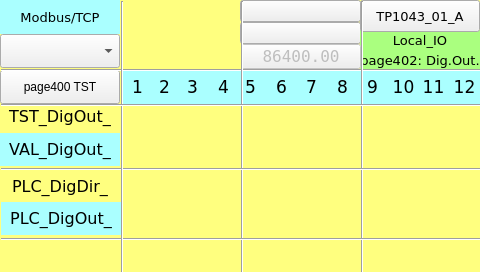
<?xml version="1.0" encoding="UTF-8"?>
<ui version="4.0">
 <class>page402</class>
 <widget class="QWidget" name="page402">
  <property name="geometry">
   <rect>
    <x>0</x>
    <y>0</y>
    <width>480</width>
    <height>272</height>
   </rect>
  </property>
  <property name="minimumSize">
   <size>
    <width>480</width>
    <height>272</height>
   </size>
  </property>
  <property name="maximumSize">
   <size>
    <width>480</width>
    <height>272</height>
   </size>
  </property>
  <property name="windowTitle">
   <string>page402</string>
  </property>
  <property name="styleSheet">
   <string notr="true">QWidget#page402
{background-color: rgb(255, 255, 127);
}
</string>
  </property>
  <widget class="QLabel" name="label_Qt_Project_3">
   <property name="geometry">
    <rect>
     <x>360</x>
     <y>50</y>
     <width>120</width>
     <height>20</height>
    </rect>
   </property>
   <property name="font">
    <font>
     <family>DejaVu Sans</family>
     <pointsize>10</pointsize>
    </font>
   </property>
   <property name="styleSheet">
    <string notr="true">background-color: rgb(170, 255, 127);</string>
   </property>
   <property name="text">
    <string>page402: Dig.Out.</string>
   </property>
   <property name="alignment">
    <set>Qt::AlignCenter</set>
   </property>
  </widget>
  <widget class="QLabel" name="label_PLC_DigOut_9">
   <property name="geometry">
    <rect>
     <x>357</x>
     <y>70</y>
     <width>31</width>
     <height>34</height>
    </rect>
   </property>
   <property name="font">
    <font>
     <family>DejaVu Sans</family>
     <pointsize>13</pointsize>
    </font>
   </property>
   <property name="styleSheet">
    <string notr="true">background-color: rgb(170, 255, 255);</string>
   </property>
   <property name="text">
    <string>9</string>
   </property>
   <property name="alignment">
    <set>Qt::AlignCenter</set>
   </property>
  </widget>
  <widget class="ATCMtime" name="atcmTime">
   <property name="geometry">
    <rect>
     <x>240</x>
     <y>22</y>
     <width>121</width>
     <height>22</height>
    </rect>
   </property>
   <property name="font">
    <font>
     <family>DejaVu Sans Mono</family>
    </font>
   </property>
   <property name="toolTip">
    <string>ATCM QTime</string>
   </property>
   <property name="whatsThis">
    <string>ATCMtime widget</string>
   </property>
   <property name="bgColor">
    <color>
     <red>170</red>
     <green>255</green>
     <blue>127</blue>
    </color>
   </property>
   <property name="borderWidth">
    <number>0</number>
   </property>
   <property name="borderRadius">
    <number>0</number>
   </property>
  </widget>
  <widget class="Line" name="line_hr_3">
   <property name="geometry">
    <rect>
     <x>1</x>
     <y>238</y>
     <width>481</width>
     <height>3</height>
    </rect>
   </property>
   <property name="orientation">
    <enum>Qt::Horizontal</enum>
   </property>
  </widget>
  <widget class="Line" name="line_vt_2">
   <property name="geometry">
    <rect>
     <x>241</x>
     <y>1</y>
     <width>3</width>
     <height>272</height>
    </rect>
   </property>
   <property name="orientation">
    <enum>Qt::Vertical</enum>
   </property>
  </widget>
  <widget class="QLabel" name="label_PLC_DigOut_11">
   <property name="geometry">
    <rect>
     <x>418</x>
     <y>70</y>
     <width>31</width>
     <height>34</height>
    </rect>
   </property>
   <property name="font">
    <font>
     <family>DejaVu Sans</family>
     <pointsize>13</pointsize>
    </font>
   </property>
   <property name="styleSheet">
    <string notr="true">background-color: rgb(170, 255, 255);</string>
   </property>
   <property name="text">
    <string>11</string>
   </property>
   <property name="alignment">
    <set>Qt::AlignCenter</set>
   </property>
  </widget>
  <widget class="ATCMdate" name="atcmDate">
   <property name="geometry">
    <rect>
     <x>240</x>
     <y>0</y>
     <width>121</width>
     <height>22</height>
    </rect>
   </property>
   <property name="font">
    <font>
     <family>DejaVu Sans Mono</family>
    </font>
   </property>
   <property name="toolTip">
    <string>ATCM QDate</string>
   </property>
   <property name="whatsThis">
    <string>ATCMdate widget</string>
   </property>
   <property name="bgColor">
    <color>
     <red>170</red>
     <green>255</green>
     <blue>127</blue>
    </color>
   </property>
   <property name="borderWidth">
    <number>0</number>
   </property>
   <property name="borderRadius">
    <number>0</number>
   </property>
   <property name="format">
    <enum>ATCMdate::YYYY_MM_DD</enum>
   </property>
  </widget>
  <widget class="QLabel" name="label_PLC_DigOut_14">
   <property name="geometry">
    <rect>
     <x>0</x>
     <y>133</y>
     <width>120</width>
     <height>33</height>
    </rect>
   </property>
   <property name="font">
    <font>
     <family>DejaVu Sans</family>
     <pointsize>12</pointsize>
    </font>
   </property>
   <property name="styleSheet">
    <string notr="true">background-color: rgb(170, 255, 255);</string>
   </property>
   <property name="text">
    <string>VAL_DigOut_</string>
   </property>
   <property name="alignment">
    <set>Qt::AlignCenter</set>
   </property>
  </widget>
  <widget class="QLabel" name="label_PLC_DigOut_7">
   <property name="geometry">
    <rect>
     <x>296</x>
     <y>70</y>
     <width>31</width>
     <height>34</height>
    </rect>
   </property>
   <property name="font">
    <font>
     <family>DejaVu Sans</family>
     <pointsize>13</pointsize>
    </font>
   </property>
   <property name="styleSheet">
    <string notr="true">background-color: rgb(170, 255, 255);</string>
   </property>
   <property name="text">
    <string>7</string>
   </property>
   <property name="alignment">
    <set>Qt::AlignCenter</set>
   </property>
  </widget>
  <widget class="QLabel" name="label_Qt_Project">
   <property name="geometry">
    <rect>
     <x>360</x>
     <y>30</y>
     <width>120</width>
     <height>20</height>
    </rect>
   </property>
   <property name="font">
    <font>
     <family>DejaVu Sans</family>
     <pointsize>10</pointsize>
    </font>
   </property>
   <property name="styleSheet">
    <string notr="true">background-color: rgb(170, 255, 127);</string>
   </property>
   <property name="text">
    <string>Local_IO</string>
   </property>
   <property name="alignment">
    <set>Qt::AlignCenter</set>
   </property>
  </widget>
  <widget class="QLabel" name="label_PLC_DigOut_8">
   <property name="geometry">
    <rect>
     <x>327</x>
     <y>70</y>
     <width>31</width>
     <height>34</height>
    </rect>
   </property>
   <property name="font">
    <font>
     <family>DejaVu Sans</family>
     <pointsize>13</pointsize>
    </font>
   </property>
   <property name="styleSheet">
    <string notr="true">background-color: rgb(170, 255, 255);</string>
   </property>
   <property name="text">
    <string>8</string>
   </property>
   <property name="alignment">
    <set>Qt::AlignCenter</set>
   </property>
  </widget>
  <widget class="Line" name="line_vt_4">
   <property name="geometry">
    <rect>
     <x>361</x>
     <y>1</y>
     <width>3</width>
     <height>272</height>
    </rect>
   </property>
   <property name="orientation">
    <enum>Qt::Vertical</enum>
   </property>
  </widget>
  <widget class="QLabel" name="label_PLC_DigOut_2">
   <property name="geometry">
    <rect>
     <x>149</x>
     <y>70</y>
     <width>31</width>
     <height>34</height>
    </rect>
   </property>
   <property name="font">
    <font>
     <family>DejaVu Sans</family>
     <pointsize>13</pointsize>
    </font>
   </property>
   <property name="styleSheet">
    <string notr="true">background-color: rgb(170, 255, 255);</string>
   </property>
   <property name="text">
    <string>2</string>
   </property>
   <property name="alignment">
    <set>Qt::AlignCenter</set>
   </property>
  </widget>
  <widget class="QLabel" name="label_PLC_DigOut_12">
   <property name="geometry">
    <rect>
     <x>449</x>
     <y>70</y>
     <width>31</width>
     <height>34</height>
    </rect>
   </property>
   <property name="font">
    <font>
     <family>DejaVu Sans</family>
     <pointsize>13</pointsize>
    </font>
   </property>
   <property name="styleSheet">
    <string notr="true">background-color: rgb(170, 255, 255);</string>
   </property>
   <property name="text">
    <string>12</string>
   </property>
   <property name="alignment">
    <set>Qt::AlignCenter</set>
   </property>
  </widget>
  <widget class="QLabel" name="label_PLC_DigOut_1">
   <property name="geometry">
    <rect>
     <x>122</x>
     <y>70</y>
     <width>31</width>
     <height>34</height>
    </rect>
   </property>
   <property name="font">
    <font>
     <family>DejaVu Sans</family>
     <pointsize>13</pointsize>
    </font>
   </property>
   <property name="styleSheet">
    <string notr="true">background-color: rgb(170, 255, 255);</string>
   </property>
   <property name="text">
    <string>1</string>
   </property>
   <property name="alignment">
    <set>Qt::AlignCenter</set>
   </property>
  </widget>
  <widget class="QLabel" name="label_PLC_DigOut_6">
   <property name="geometry">
    <rect>
     <x>266</x>
     <y>70</y>
     <width>31</width>
     <height>34</height>
    </rect>
   </property>
   <property name="font">
    <font>
     <family>DejaVu Sans</family>
     <pointsize>13</pointsize>
    </font>
   </property>
   <property name="styleSheet">
    <string notr="true">background-color: rgb(170, 255, 255);</string>
   </property>
   <property name="text">
    <string>6</string>
   </property>
   <property name="alignment">
    <set>Qt::AlignCenter</set>
   </property>
  </widget>
  <widget class="QLabel" name="label_PLC_DigOut_3">
   <property name="geometry">
    <rect>
     <x>177</x>
     <y>70</y>
     <width>31</width>
     <height>34</height>
    </rect>
   </property>
   <property name="font">
    <font>
     <family>DejaVu Sans</family>
     <pointsize>13</pointsize>
    </font>
   </property>
   <property name="styleSheet">
    <string notr="true">background-color: rgb(170, 255, 255);</string>
   </property>
   <property name="text">
    <string>3</string>
   </property>
   <property name="alignment">
    <set>Qt::AlignCenter</set>
   </property>
  </widget>
  <widget class="QLabel" name="label_PLC_DigOut_10">
   <property name="geometry">
    <rect>
     <x>388</x>
     <y>70</y>
     <width>31</width>
     <height>34</height>
    </rect>
   </property>
   <property name="font">
    <font>
     <family>DejaVu Sans</family>
     <pointsize>13</pointsize>
    </font>
   </property>
   <property name="styleSheet">
    <string notr="true">background-color: rgb(170, 255, 255);</string>
   </property>
   <property name="text">
    <string>10</string>
   </property>
   <property name="alignment">
    <set>Qt::AlignCenter</set>
   </property>
  </widget>
  <widget class="QLabel" name="label_PLC_DigOut_4">
   <property name="geometry">
    <rect>
     <x>208</x>
     <y>70</y>
     <width>31</width>
     <height>34</height>
    </rect>
   </property>
   <property name="font">
    <font>
     <family>DejaVu Sans</family>
     <pointsize>13</pointsize>
    </font>
   </property>
   <property name="styleSheet">
    <string notr="true">background-color: rgb(170, 255, 255);</string>
   </property>
   <property name="text">
    <string>4</string>
   </property>
   <property name="alignment">
    <set>Qt::AlignCenter</set>
   </property>
  </widget>
  <widget class="Line" name="line_vt_1">
   <property name="geometry">
    <rect>
     <x>121</x>
     <y>1</y>
     <width>3</width>
     <height>272</height>
    </rect>
   </property>
   <property name="orientation">
    <enum>Qt::Vertical</enum>
   </property>
  </widget>
  <widget class="ATCMbutton" name="atcmButton_menu">
   <property name="geometry">
    <rect>
     <x>360</x>
     <y>0</y>
     <width>120</width>
     <height>32</height>
    </rect>
   </property>
   <property name="font">
    <font>
     <family>DejaVu Sans</family>
     <pointsize>10</pointsize>
     <weight>50</weight>
     <bold>false</bold>
    </font>
   </property>
   <property name="toolTip">
    <string/>
   </property>
   <property name="whatsThis">
    <string>ATCMbutton widget</string>
   </property>
   <property name="pageName">
    <string>menu</string>
   </property>
   <property name="statusvar">
    <string/>
   </property>
   <property name="viewStatus">
    <bool>false</bool>
   </property>
   <property name="refresh">
    <number>200</number>
   </property>
   <property name="visibilityVar">
    <string/>
   </property>
   <property name="bgColor">
    <color>
     <red>85</red>
     <green>255</green>
     <blue>255</blue>
    </color>
   </property>
   <property name="borderColor">
    <color>
     <red>0</red>
     <green>0</green>
     <blue>0</blue>
    </color>
   </property>
   <property name="text">
    <string>TP1043_01_A</string>
   </property>
   <property name="pressText">
    <string>TP1043_01_A</string>
   </property>
   <property name="borderWidth">
    <number>1</number>
   </property>
   <property name="borderRadius">
    <number>0</number>
   </property>
   <property name="apparence">
    <enum>QFrame::Raised</enum>
   </property>
  </widget>
  <widget class="Line" name="line_hr_1">
   <property name="geometry">
    <rect>
     <x>1</x>
     <y>69</y>
     <width>481</width>
     <height>3</height>
    </rect>
   </property>
   <property name="orientation">
    <enum>Qt::Horizontal</enum>
   </property>
  </widget>
  <widget class="Line" name="line_hr_4">
   <property name="geometry">
    <rect>
     <x>1</x>
     <y>104</y>
     <width>481</width>
     <height>3</height>
    </rect>
   </property>
   <property name="orientation">
    <enum>Qt::Horizontal</enum>
   </property>
  </widget>
  <widget class="QLabel" name="label_PLC_DigOut_5">
   <property name="geometry">
    <rect>
     <x>235</x>
     <y>70</y>
     <width>31</width>
     <height>34</height>
    </rect>
   </property>
   <property name="font">
    <font>
     <family>DejaVu Sans</family>
     <pointsize>13</pointsize>
    </font>
   </property>
   <property name="styleSheet">
    <string notr="true">background-color: rgb(170, 255, 255);</string>
   </property>
   <property name="text">
    <string>5</string>
   </property>
   <property name="alignment">
    <set>Qt::AlignCenter</set>
   </property>
  </widget>
  <widget class="QLabel" name="label_PLC_DigOut_13">
   <property name="geometry">
    <rect>
     <x>0</x>
     <y>100</y>
     <width>120</width>
     <height>33</height>
    </rect>
   </property>
   <property name="font">
    <font>
     <family>DejaVu Sans</family>
     <pointsize>12</pointsize>
    </font>
   </property>
   <property name="styleSheet">
    <string notr="true">background-color: rgb(255, 255, 127);</string>
   </property>
   <property name="text">
    <string>TST_DigOut_</string>
   </property>
   <property name="alignment">
    <set>Qt::AlignCenter</set>
   </property>
  </widget>
  <widget class="Line" name="line_hr_2">
   <property name="geometry">
    <rect>
     <x>1</x>
     <y>168</y>
     <width>481</width>
     <height>3</height>
    </rect>
   </property>
   <property name="orientation">
    <enum>Qt::Horizontal</enum>
   </property>
  </widget>
  <widget class="QLabel" name="label_PLC_DigOut_16">
   <property name="geometry">
    <rect>
     <x>0</x>
     <y>170</y>
     <width>120</width>
     <height>33</height>
    </rect>
   </property>
   <property name="font">
    <font>
     <family>DejaVu Sans</family>
     <pointsize>12</pointsize>
    </font>
   </property>
   <property name="styleSheet">
    <string notr="true">background-color: rgb(255, 255, 127);</string>
   </property>
   <property name="text">
    <string>PLC_DigDir_</string>
   </property>
   <property name="alignment">
    <set>Qt::AlignCenter</set>
   </property>
  </widget>
  <widget class="QLabel" name="label_PLC_DigOut_17">
   <property name="geometry">
    <rect>
     <x>1</x>
     <y>202</y>
     <width>120</width>
     <height>33</height>
    </rect>
   </property>
   <property name="font">
    <font>
     <family>DejaVu Sans</family>
     <pointsize>12</pointsize>
    </font>
   </property>
   <property name="styleSheet">
    <string notr="true">background-color: rgb(170, 255, 255);</string>
   </property>
   <property name="text">
    <string>PLC_DigOut_</string>
   </property>
   <property name="alignment">
    <set>Qt::AlignCenter</set>
   </property>
  </widget>
  <widget class="ATCMbutton" name="atcmButton_page402_2">
   <property name="geometry">
    <rect>
     <x>0</x>
     <y>70</y>
     <width>120</width>
     <height>34</height>
    </rect>
   </property>
   <property name="toolTip">
    <string/>
   </property>
   <property name="whatsThis">
    <string>ATCMbutton widget</string>
   </property>
   <property name="pageName">
    <string>page400</string>
   </property>
   <property name="statusvar">
    <string/>
   </property>
   <property name="viewStatus">
    <bool>false</bool>
   </property>
   <property name="visibilityVar">
    <string/>
   </property>
   <property name="bgColor">
    <color>
     <red>170</red>
     <green>255</green>
     <blue>255</blue>
    </color>
   </property>
   <property name="text">
    <string>page400 TST</string>
   </property>
   <property name="pressText">
    <string>page400 TST</string>
   </property>
   <property name="borderWidth">
    <number>0</number>
   </property>
   <property name="borderRadius">
    <number>0</number>
   </property>
   <property name="apparence">
    <enum>QFrame::Raised</enum>
   </property>
  </widget>
  <widget class="ATCMlabel" name="atcmLabel_PLC_time">
   <property name="enabled">
    <bool>false</bool>
   </property>
   <property name="geometry">
    <rect>
     <x>241</x>
     <y>44</y>
     <width>120</width>
     <height>25</height>
    </rect>
   </property>
   <property name="font">
    <font>
     <family>DejaVu Sans Mono</family>
     <pointsize>12</pointsize>
    </font>
   </property>
   <property name="text">
    <string>86400.00</string>
   </property>
   <property name="toolTip">
    <string>PLC_time</string>
   </property>
   <property name="whatsThis">
    <string>ATCMlabel widget</string>
   </property>
   <property name="variable">
    <string>PLC_time</string>
   </property>
   <property name="refresh">
    <number>500</number>
   </property>
   <property name="max">
    <string>0</string>
   </property>
   <property name="min">
    <string>0</string>
   </property>
   <property name="viewStatus">
    <bool>false</bool>
   </property>
   <property name="visibilityVar">
    <string/>
   </property>
   <property name="bgColor">
    <color>
     <red>170</red>
     <green>255</green>
     <blue>127</blue>
    </color>
   </property>
   <property name="fontColor">
    <color>
     <red>0</red>
     <green>0</green>
     <blue>0</blue>
    </color>
   </property>
   <property name="borderWidth">
    <number>0</number>
   </property>
   <property name="borderRadius">
    <number>0</number>
   </property>
  </widget>
  <widget class="ATCMcombobox" name="atcmComboBox">
   <property name="geometry">
    <rect>
     <x>0</x>
     <y>34</y>
     <width>120</width>
     <height>34</height>
    </rect>
   </property>
   <property name="font">
    <font>
     <family>DejaVu Sans</family>
     <pointsize>10</pointsize>
    </font>
   </property>
   <property name="toolTip">
    <string>TEST_COMMAND</string>
   </property>
   <property name="whatsThis">
    <string>ATCMcombobox widget</string>
   </property>
   <property name="variable">
    <string>TEST_COMMAND</string>
   </property>
   <property name="refresh">
    <number>500</number>
   </property>
   <property name="viewStatus">
    <bool>false</bool>
   </property>
   <property name="writeAcknowledge">
    <bool>false</bool>
   </property>
   <property name="visibilityVar">
    <string/>
   </property>
   <property name="bgColor">
    <color>
     <red>170</red>
     <green>255</green>
     <blue>127</blue>
    </color>
   </property>
   <property name="borderWidth">
    <number>0</number>
   </property>
   <property name="borderRadius">
    <number>0</number>
   </property>
   <property name="mapping">
    <string>0;LOCAL;216;REMOTE;42;DONE</string>
   </property>
  </widget>
  <widget class="QLabel" name="label_Start_3">
   <property name="geometry">
    <rect>
     <x>0</x>
     <y>0</y>
     <width>120</width>
     <height>34</height>
    </rect>
   </property>
   <property name="font">
    <font>
     <family>DejaVu Sans</family>
     <pointsize>10</pointsize>
    </font>
   </property>
   <property name="styleSheet">
    <string notr="true">background-color: rgb(170, 255, 255);</string>
   </property>
   <property name="text">
    <string>Modbus/TCP</string>
   </property>
   <property name="alignment">
    <set>Qt::AlignCenter</set>
   </property>
  </widget>
  <widget class="ATCManimation" name="atcmAnimation_TEST_STATUS">
   <property name="geometry">
    <rect>
     <x>120</x>
     <y>0</y>
     <width>120</width>
     <height>68</height>
    </rect>
   </property>
   <property name="toolTip">
    <string>TEST_STATUS</string>
   </property>
   <property name="whatsThis">
    <string>ATCManimation widget</string>
   </property>
   <property name="mapping">
    <string>0;:/icons/my_img/local.png;216;:/icons/my_img/remote.png;42;:/icons/my_img/done.png</string>
   </property>
   <property name="variable">
    <string>TEST_STATUS</string>
   </property>
   <property name="refresh">
    <number>500</number>
   </property>
   <property name="viewStatus">
    <bool>false</bool>
   </property>
   <property name="visibilityVar">
    <string/>
   </property>
  </widget>
  <zorder>label_Qt_Project_3</zorder>
  <zorder>label_PLC_DigOut_9</zorder>
  <zorder>atcmTime</zorder>
  <zorder>label_PLC_DigOut_11</zorder>
  <zorder>atcmDate</zorder>
  <zorder>label_PLC_DigOut_14</zorder>
  <zorder>label_PLC_DigOut_7</zorder>
  <zorder>label_Qt_Project</zorder>
  <zorder>label_PLC_DigOut_8</zorder>
  <zorder>label_PLC_DigOut_2</zorder>
  <zorder>label_PLC_DigOut_12</zorder>
  <zorder>label_PLC_DigOut_1</zorder>
  <zorder>label_PLC_DigOut_6</zorder>
  <zorder>label_PLC_DigOut_3</zorder>
  <zorder>label_PLC_DigOut_10</zorder>
  <zorder>label_PLC_DigOut_4</zorder>
  <zorder>atcmButton_menu</zorder>
  <zorder>label_PLC_DigOut_5</zorder>
  <zorder>label_PLC_DigOut_13</zorder>
  <zorder>label_PLC_DigOut_16</zorder>
  <zorder>label_PLC_DigOut_17</zorder>
  <zorder>atcmButton_page402_2</zorder>
  <zorder>atcmLabel_PLC_time</zorder>
  <zorder>atcmComboBox</zorder>
  <zorder>label_Start_3</zorder>
  <zorder>atcmAnimation_TEST_STATUS</zorder>
  <zorder>line_hr_1</zorder>
  <zorder>line_vt_2</zorder>
  <zorder>line_vt_4</zorder>
  <zorder>line_hr_3</zorder>
  <zorder>line_hr_2</zorder>
  <zorder>line_vt_1</zorder>
  <zorder>line_hr_4</zorder>
 </widget>
 <customwidgets>
  <customwidget>
   <class>ATCManimation</class>
   <extends>QLabel</extends>
   <header>atcmplugin.h</header>
  </customwidget>
  <customwidget>
   <class>ATCMbutton</class>
   <extends>QPushButton</extends>
   <header>atcmplugin.h</header>
  </customwidget>
  <customwidget>
   <class>ATCMcombobox</class>
   <extends>QComboBox</extends>
   <header>atcmplugin.h</header>
  </customwidget>
  <customwidget>
   <class>ATCMdate</class>
   <extends>QPushButton</extends>
   <header>atcmplugin.h</header>
  </customwidget>
  <customwidget>
   <class>ATCMlabel</class>
   <extends>QPushButton</extends>
   <header>atcmplugin.h</header>
  </customwidget>
  <customwidget>
   <class>ATCMtime</class>
   <extends>QPushButton</extends>
   <header>atcmplugin.h</header>
  </customwidget>
 </customwidgets>
 <resources/>
 <connections>
  <connection>
   <sender>atcmButton_menu</sender>
   <signal>newPage(const char*,bool)</signal>
   <receiver>page402</receiver>
   <slot>goto_page(const char*,bool)</slot>
   <hints>
    <hint type="sourcelabel">
     <x>20</x>
     <y>20</y>
    </hint>
    <hint type="destinationlabel">
     <x>20</x>
     <y>20</y>
    </hint>
   </hints>
  </connection>
  <connection>
   <sender>atcmButton_page402_2</sender>
   <signal>newPage(const char*,bool)</signal>
   <receiver>page402</receiver>
   <slot>goto_page(const char*,bool)</slot>
   <hints>
    <hint type="sourcelabel">
     <x>20</x>
     <y>20</y>
    </hint>
    <hint type="destinationlabel">
     <x>20</x>
     <y>20</y>
    </hint>
   </hints>
  </connection>
 </connections>
 <slots>
  <slot>goto_page(const char*,bool)</slot>
 </slots>
</ui>
